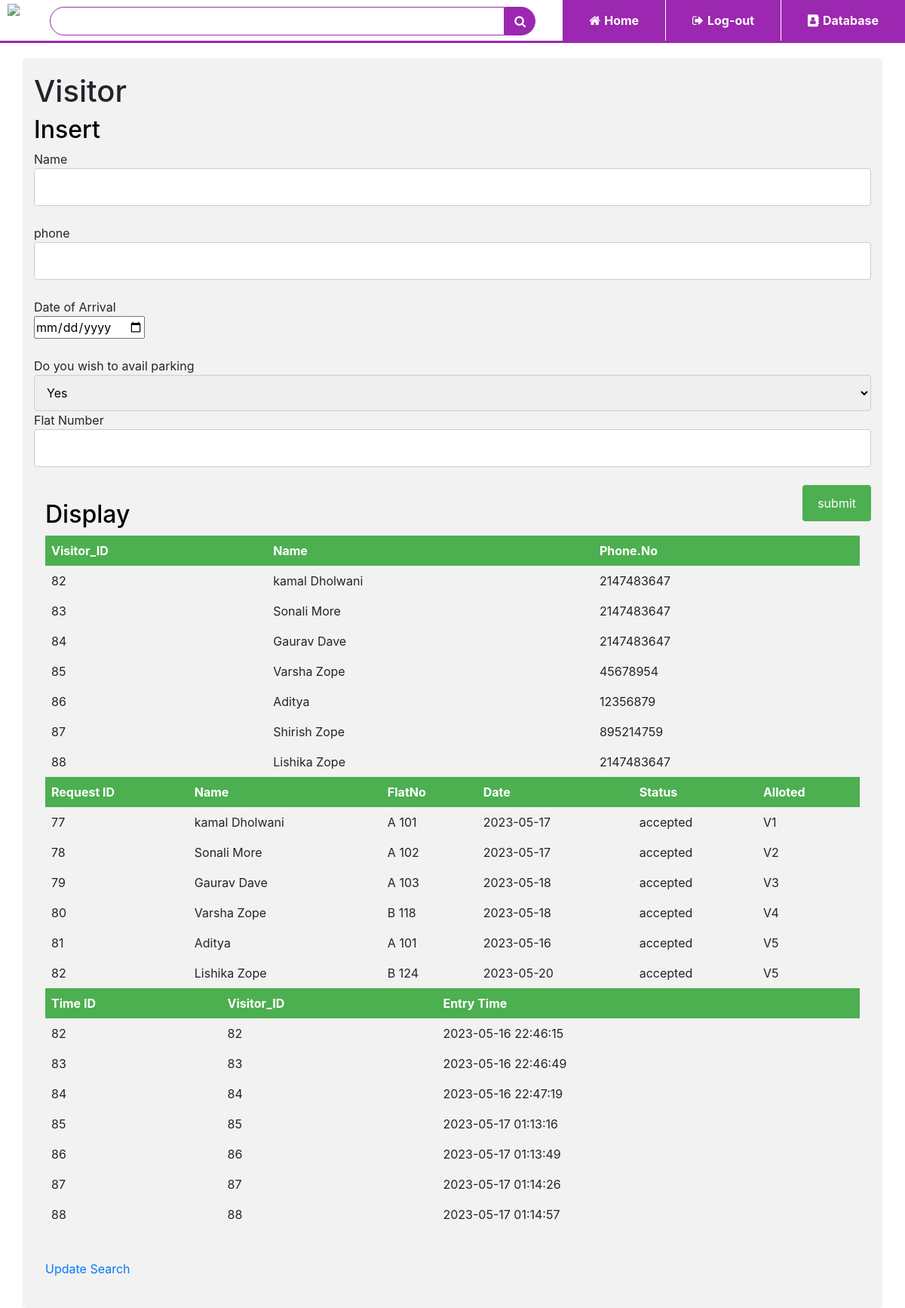
/visitor.php, run on the app's committed database.
### tables this page shows
CREATE TABLE `visitor` (
  `vis_id` int(11) NOT NULL,
  `vis_name` varchar(30) NOT NULL,
  `vis_phone` int(10) NOT NULL,
  `soc_id` int(11) NOT NULL DEFAULT 1,
  `flatno` varchar(50) NOT NULL
);

CREATE TABLE `parking_request` (
  `ID` int(11) NOT NULL,
  `name` varchar(255) NOT NULL,
  `type` varchar(255) DEFAULT NULL,
  `faltno` varchar(20) DEFAULT NULL,
  `date_request` date DEFAULT NULL,
  `status` varchar(255) DEFAULT NULL,
  `parking_alloted` varchar(50) DEFAULT 'TBT'
);

CREATE TABLE `visitor_timings` (
  `time_id` int(11) NOT NULL,
  `vis_id` int(11) DEFAULT NULL,
  `entry_time` datetime DEFAULT NULL
);

### visitor.php (the view, shortened to what this page needs)
<!DOCTYPE html>
<html>
<head>
<link rel="stylesheet" type="text/css" href="tablecss.css">
<link rel="stylesheet" href="https://stackpath.bootstrapcdn.com/bootstrap/4.5.2/css/bootstrap.min.css" >
<link rel="stylesheet" href="https://stackpath.bootstrapcdn.com/font-awesome/4.7.0/css/font-awesome.min.css">
</head>
<body>
<div class="top-nav-bar">
	<div class="search-box">
		<img src="images/logo.png" class="logo">
		<input type="text" class="form-control">
		<span class="input-group-text"><i class="fa fa-search"></i></span>
	</div>
<div class="menu-bar">
	<ul>
		<li><a href="index.html"><i class="fa fa-home"></i>Home</a></li>
		<li><a href="login.php"><i class="fa fa-sign-out"></i>Log-out</a></li>
		<li><a href="tables.php"><i class="fa fa-address-book"></i>Database</a></li>
	</ul>
</div>
</div>
<div class="container">
<h1>Visitor</h1>
<h2>Insert</h2>
<form action="" method="GET">
	Name <input type="text" name="name" value=""><br></br>
	phone <input type="text" name="phone" value=""><br></br>
	Date of Arrival <br><input type="date" name="date_arrive"><br></br>
	Do you wish to avail parking
	<select class="form-select" name="wish" aria-label="Default select example">
	<option value="1">Yes</option>
	</select>
	Flat Number <input type="text" name="flat_no" value=""><br></br>
	<input type="submit" name="submit" value="submit">
</form>
<div class="container">
	<h2>Display</h2>
<?php
include("connect.php");
$query="SELECT * FROM visitor";
$data=mysqli_query($conn,$query);
$total=mysqli_num_rows($data);
if($total>0){
	?>
	<table>
		<tr>
			<th>Visitor_ID</td>
			<th>Name</td>
			<th>Phone.No</td>
		</tr>
	<?php
	while($result=mysqli_fetch_assoc($data))
	{
		echo "<tr>
				<td>".$result['vis_id']."</td>
				<td>".$result['vis_name']."</td>
				<td>".$result['vis_phone']."</td>
			</tr>";
	}
}
else{
	echo "result not found";
}
?>
</table>
<?php
include("connect.php");
$query="SELECT * FROM parking_request";
$data=mysqli_query($conn,$query);
$total=mysqli_num_rows($data);
if($total>0){
	?>
	<table>
		<tr>
			<th>Request ID</td>
			<th>Name</td>
			<th>FlatNo</td>
			<th>Date</td>
			<th>Status</td>
			<th>Alloted</td>
		</tr>
	<?php
	while($result=mysqli_fetch_assoc($data))
	{
		echo "<tr>
				<td>".$result['ID']."</td>
				<td>".$result['name']."</td>
				<td>".$result['faltno']."</td>
				<td>".$result['date_request']."</td>
				<td>".$result['status']."</td>
				<td>".$result['parking_alloted']."</td>
			</tr>";
	}
}
else{
	echo "result not found";
}
?>
</table>
<?php
include("connect.php");
$query="SELECT * FROM visitor_timings";
$data=mysqli_query($conn,$query);
$total=mysqli_num_rows($data);
if($total>0){
	?>
	<table>
		<tr>
			<th>Time ID</td>
			<th>Visitor_ID</td>
			<th>Entry Time</td>
		</tr>
	<?php
	while($result=mysqli_fetch_assoc($data))
	{
		echo "<tr>
				<td>".$result['time_id']."</td>
				<td>".$result['vis_id']."</td>
				<td>".$result['entry_time']."</td>
			</tr>";
	}
}
else{
	echo "result not found";
}
?>
</table>
</div>
<div class="container"><a href="visitor_upd.php">Update</a>
<a href="visitor_search.php">Search</a>
</div>
</body>
</html>

### tablecss.css (style rules this page uses)
* { margin:0; padding: 0; }
h2 { color: black; }
body { background-color: #f1f3f4; font-family: sans-serif; }
.top-nav-bar { height: 57px; top: 0; position: sticky; background: #fff; margin-bottom: 20px; border-bottom: 3px solid #9c27b0; z-index: 2; }
.logo { height: 40px; margin: 5px 10px; }
.form-control { margin-top: 9px; margin-left: 30px; border:1px solid #9c27b0 !important; border-top-left-radius: 20px !important; border-bottom-left-radius:20px !important; border-top-right-radius: 0 !important; border-bottom-right-radius: 0 !important; box-shadow: none; }
.input-group-text { background: #9c27b0 !important; border:1px solid #9c27b0 !important; margin: 8.5px 10px 3px 0 !important; border-top-left-radius: 0px !important; border-bottom-left-radius:0px !important; border-top-right-radius: 20px!important; border-bottom-right-radius: 20px !important; cursor: pointer; }
.search-box { display: inline-flex; width: 60%; }
.fa-search { color: #fff; }
.menu-bar { width: 40%; height: 57px; float: right; }
.menu-bar ul { display: inline-flex; float: right; }
.menu-bar ul li { border-left: 1px solid #fff; list-style-type:none; padding: 15px 35px; text-align: center; background-color: #9c27b0; cursor: pointer; }
.menu-bar ul li a { font-size:16px; font-weight: bold; color: #fff; text-decoration: none; }
.fa-home,.fa-sign-out,.fa-address-book { margin-right:5px; }
input[type=text], select, textarea { width: 100%; padding: 12px; border: 1px solid #ccc; border-radius: 4px; box-sizing: border-box; resize: vertical; }
input[type=submit] { background-color: #4CAF50; color: white; padding: 12px 20px; border: none; border-radius: 4px; cursor: pointer; float: right; }
.container { border-radius: 5px; background-color: #f2f2f2; padding: 20px; }

### visitor.php (style rules this page uses)
table { border-collapse: collapse; width: 100%; }
th, td { text-align: left; padding: 8px; }
tr:nth-child(even) { background-color: #f2f2f2 }
th { background-color: #4CAF50; color: white; }

### data on the page
visitor: vis_id "82", vis_name "kamal Dholwani", vis_phone "2147483647"
visitor: vis_id "83", vis_name "Sonali More", vis_phone "2147483647"
visitor: vis_id "84", vis_name "Gaurav Dave", vis_phone "2147483647"
visitor: vis_id "85", vis_name "Varsha Zope", vis_phone "45678954"
visitor: vis_id "86", vis_name "Aditya", vis_phone "12356879"
visitor: vis_id "87", vis_name "Shirish Zope", vis_phone "895214759"
visitor: vis_id "88", vis_name "Lishika Zope", vis_phone "2147483647"
parking_request: ID "77", name "kamal Dholwani", faltno "A 101", date_request "2023-05-17", status "accepted", parking_alloted "V1"
parking_request: ID "78", name "Sonali More", faltno "A 102", date_request "2023-05-17", status "accepted", parking_alloted "V2"
parking_request: ID "79", name "Gaurav Dave", faltno "A 103", date_request "2023-05-18", status "accepted", parking_alloted "V3"
parking_request: ID "80", name "Varsha Zope", faltno "B 118", date_request "2023-05-18", status "accepted", parking_alloted "V4"
parking_request: ID "81", name "Aditya", faltno "A 101", date_request "2023-05-16", status "accepted", parking_alloted "V5"
parking_request: ID "82", name "Lishika Zope", faltno "B 124", date_request "2023-05-20", status "accepted", parking_alloted "V5"
visitor_timings: time_id "82", vis "82", entry_time "2023-05-16 22:46:15"
visitor_timings: time_id "83", vis "83", entry_time "2023-05-16 22:46:49"
visitor_timings: time_id "84", vis "84", entry_time "2023-05-16 22:47:19"
visitor_timings: time_id "85", vis "85", entry_time "2023-05-17 01:13:16"
visitor_timings: time_id "86", vis "86", entry_time "2023-05-17 01:13:49"
visitor_timings: time_id "87", vis "87", entry_time "2023-05-17 01:14:26"
visitor_timings: time_id "88", vis "88", entry_time "2023-05-17 01:14:57"
